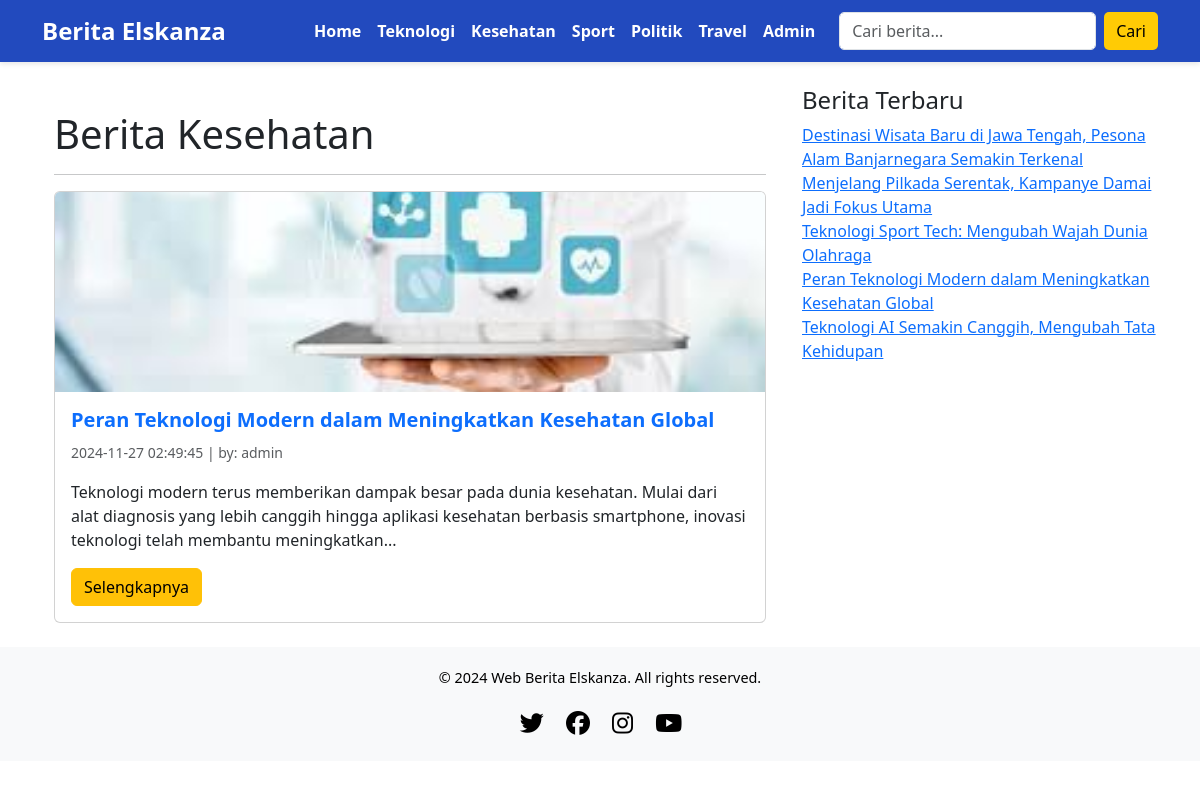
/?module=kesehatan, run on the app's committed database.
### tables this page shows
CREATE TABLE `berita` (
  `id_berita` int(11) NOT NULL,
  `id_kategori` int(11) NOT NULL,
  `id_user` int(11) NOT NULL,
  `judul` varchar(255) NOT NULL,
  `isi_berita` text NOT NULL,
  `gambar` varchar(100) NOT NULL,
  `tgl_posting` timestamp NOT NULL DEFAULT current_timestamp() ON UPDATE current_timestamp()
);

CREATE TABLE `user` (
  `id` int(11) NOT NULL,
  `username` varchar(50) NOT NULL,
  `password` varchar(50) NOT NULL,
  `level` varchar(50) NOT NULL
);

### index.php (the view, shortened to what this page needs)
<!DOCTYPE html>
<html lang="id">
<head>
    <link href="https://cdn.jsdelivr.net/npm/bootstrap@5.3.3/dist/css/bootstrap.min.css" rel="stylesheet">
    <link href="https://cdnjs.cloudflare.com/ajax/libs/font-awesome/6.5.0/css/all.min.css" rel="stylesheet">
</head>
<body>
    <nav class="navbar navbar-expand-lg">
        <div class="container">
            <a class="navbar-brand" href="./">Berita Elskanza</a>
            <div class="collapse navbar-collapse" id="navbarNav">
                <ul class="navbar-nav ms-auto">
                    <li class="nav-item"><a class="nav-link" href="index.php">Home</a></li>
                    <li class="nav-item"><a class="nav-link" href="?module=teknologi">Teknologi</a></li>
                    <li class="nav-item"><a class="nav-link" href="?module=kesehatan">Kesehatan</a></li>
                    <li class="nav-item"><a class="nav-link" href="?module=sport">Sport</a></li>
                    <li class="nav-item"><a class="nav-link" href="?module=politik">Politik</a></li>
                    <li class="nav-item"><a class="nav-link" href="?module=travel">Travel</a></li>
                    <li class="nav-item"><a class="nav-link" href="admin/login.php">Admin</a></li>
                </ul>
                <form class="d-flex search-form ms-3" method="GET" action="index.php">
                    <input class="form-control" type="search" name="search" placeholder="Cari berita..." aria-label="Search">
                    <button class="btn btn-warning ms-2" type="submit">Cari</button>
                </form>
            </div>
        </div>
    </nav>
    <div class="container mt-4">
        <div class="row">
            <div class="col-md-8">
                <?php
                require "koneksi.php";
                if (isset($_GET['search'])) {
                    $search = $_GET['search'];
                    $result = mysqli_query($koneksi, "SELECT * FROM berita WHERE judul LIKE '%$search%'");
                    if (mysqli_num_rows($result) > 0) {
                        while ($row = mysqli_fetch_array($result)) {
                            echo "
                            <div class='card mb-3'>
                                <div class='card-body'>
                                    <h5 class='card-title'>{$row['judul']}</h5>
                                    <p class='card-text'>".substr($row['isi_berita'], 0, 200)."...</p>
                                    <a href='?module=detailberita&id={$row['id_berita']}' class='btn btn-warning text-dark'>Baca selengkapnya</a>
                                </div>
                            </div>";
                        }
                    } else {
                        echo "<p>Berita tidak ditemukan.</p>";
                    }
                } else {
                    include 'main.php';
                }
                ?>
            </div>
            <aside class="col-md-4 sidebar">
                <div class="widget">
                    <h4>Berita Terbaru</h4>
                    <ul class="list-unstyled">
                        <?php
                        $sebelum = mysqli_query($koneksi, "SELECT * FROM berita ORDER BY id_berita DESC LIMIT 5");
                        while ($s = mysqli_fetch_array($sebelum)) {
                            echo "<li><a href='?module=detailberita&id=$s[id_berita]'>$s[judul]</a></li>";
                        }
                        ?>
                    </ul>
                </div>
            </aside>
        </div>
    </div>
    <footer class="text-center">
    <div class="container">
        <p>&copy; <script>document.write(new Date().getFullYear());</script> Web Berita Elskanza. All rights reserved.</p>
        <div class="social-icons mt-3">
            <a href="#" class="me-2"><i class="fa-brands fa-twitter"></i></a>
            <a href="#" class="me-2"><i class="fa-brands fa-facebook"></i></a>
            <a href="#" class="me-2"><i class="fa-brands fa-instagram"></i></a>
            <a href="#" class="me-2"><i class="fa-brands fa-youtube"></i></a>
        </div>
    </div>
</footer>
</body>
</html>

### main.php (shortened to what this page needs)
<!DOCTYPE html>
<html lang="id">
<head>
    <link rel="stylesheet" href="https://cdn.jsdelivr.net/npm/bootstrap@5.3.2/dist/css/bootstrap.min.css">
</head>
<body>
    <div class="container mt-4">
        <div class="blog-post">
            <?php
            include "admin/koneksi.php";
            function tampilkanBerita($koneksi, $id_kategori, $kategori_nama) {
                $query = mysqli_query($koneksi, "SELECT * FROM berita WHERE id_kategori='$id_kategori' ORDER BY id_berita DESC");
                echo "<h1>Berita $kategori_nama</h1><hr>";
                if (mysqli_num_rows($query) > 0) {
                    while ($t = mysqli_fetch_array($query)) {
                        $u = mysqli_query($koneksi, "SELECT * FROM user WHERE id='$t[id_user]'");
                        $nu = mysqli_fetch_array($u);
                        ?>
                        <div class="card mb-4">
                            <?php if ($t['gambar'] != '') { ?>
                                <img src="admin/foto_berita/<?php echo $t['gambar']; ?>" class="card-img-top" alt="Gambar Berita" style="object-fit: cover; height: 200px;">
                            <?php } ?>
                            <div class="card-body">
                                <a href="?module=detailberita&id=<?php echo $t['id_berita']; ?>" class="text-decoration-none">
                                    <h2 class="card-title"><?php echo $t['judul']; ?></h2>
                                </a>
                                <p class="card-text">
                                    <small class="text-muted"><?php echo $t['tgl_posting']; ?> | by: <?php echo $nu['username']; ?></small>
                                </p>
                                <p class="card-text">
                                    <?php
                                    $isi_berita = htmlentities(strip_tags($t['isi_berita']));
                                    $isi = substr($isi_berita, 0, 210);
                                    $isi = substr($isi, 0, strrpos($isi, " "));
                                    echo $isi . '...';
                                    ?>
                                </p>
                                <a href="?module=detailberita&id=<?php echo $t['id_berita']; ?>" class="btn btn-warning">Selengkapnya</a>
                            </div>
                        </div>
                        <?php
                    }
                } else {
                    echo "<p>Tidak ada berita dalam kategori $kategori_nama.</p>";
                }
            }
            if ($_GET['module'] == '') {
                $terkini = mysqli_query($koneksi, "SELECT * FROM berita ORDER BY id_berita DESC");
                echo "<h1>Berita Terkini</h1><hr>";
                while ($t = mysqli_fetch_array($terkini)) {
                    $u = mysqli_query($koneksi, "SELECT * FROM user WHERE id='$t[id_user]'");
                    $nu = mysqli_fetch_array($u);
                    ?>
                    <div class="card mb-4">
                        <?php if ($t['gambar'] != '') { ?>
                            <img src="admin/foto_berita/<?php echo $t['gambar']; ?>" class="card-img-top" alt="Gambar Berita" style="object-fit: cover; height: 200px;">
                        <?php } ?>
                        <div class="card-body">
                            <a href="?module=detailberita&id=<?php echo $t['id_berita']; ?>" class="text-decoration-none">
                                <h2 class="card-title"><?php echo $t['judul']; ?></h2>
                            </a>
                            <p class="card-text">
                                <small class="text-muted"><?php echo $t['tgl_posting']; ?> | by: <?php echo $nu['username']; ?></small>
                            </p>
                            <p class="card-text">
                                <?php
                                $isi_berita = htmlentities(strip_tags($t['isi_berita']));
                                $isi = substr($isi_berita, 0, 210);
                                $isi = substr($isi, 0, strrpos($isi, " "));
                                echo $isi . '...';
                                ?>
                            </p>
                            <a href="?module=detailberita&id=<?php echo $t['id_berita']; ?>" class="btn btn-warning">Selengkapnya</a>
                        </div>
                    </div>
                    <?php
                }
            }
            elseif ($_GET['module'] == 'teknologi') {
                tampilkanBerita($koneksi, 1, 'Teknologi');
            } elseif ($_GET['module'] == 'kesehatan') {
                tampilkanBerita($koneksi, 2, 'Kesehatan');
            } elseif ($_GET['module'] == 'sport') {
                tampilkanBerita($koneksi, 6, 'Olahraga');
            } elseif ($_GET['module'] == 'politik') {
                tampilkanBerita($koneksi, 7, 'Politik');
            } elseif ($_GET['module'] == 'travel') {
                tampilkanBerita($koneksi, 8, 'Travel');
            } else {
                echo "<p>Halaman tidak ditemukan.</p>";
            }
            ?>
        </div>
    </div>
</body>
</html>

### index.php (style rules this page uses)
body { font-family: 'Poppins', sans-serif; }
.navbar { background-color: #224abe; padding: 10px 0; position: sticky; top: 0; z-index: 1030; box-shadow: 0 2px 5px rgba(0, 0, 0, 0.1); }
.navbar-brand { color: white; font-size: 1.5rem; font-weight: 600; }
.navbar-nav .nav-link { color: white; font-weight: 600; transition: color 0.3s ease; }
.search-form input { border-radius: 5px; }
.search-form button { background-color: #ffcb05; border: none; border-radius: 5px; }
.card-title { font-size: 1.25rem; font-weight: 600; }
footer { background-color: #f8f9fa; padding: 20px 0; }
footer p { margin: 0; font-size: 0.9rem; color: black; }
.social-icons a { color: black; margin: 0 10px; font-size: 1.5rem; transition: color 0.3s ease; }
.sidebar { padding-left: 15px; }

### main.php (style rules this page uses)
.navbar-brand { font-size: 1.5rem; font-weight: bold; color: white !important; transition: transform 0.5s ease-in-out, color 0.3s ease-in-out; }

### data on the page
berita: gambar (picture), judul "Peran Teknologi Modern dalam Meningkatkan Kesehatan Global", tgl_posting "2024-11-27 02:49:45", id_user.username "admin", isi_berita "Teknologi modern terus memberikan dampak besar pada dunia kesehatan. Mulai dari alat diagnosis yang lebih canggih hingga aplikasi kesehatan berbasis smartphone, inovasi teknologi telah membantu meningkatkan"
berita: judul "Destinasi Wisata Baru di Jawa Tengah, Pesona Alam Banjarnegara Semakin Terkenal"
berita: judul "Menjelang Pilkada Serentak, Kampanye Damai Jadi Fokus Utama"
berita: judul "Teknologi Sport Tech: Mengubah Wajah Dunia Olahraga"
berita: judul "Teknologi AI Semakin Canggih, Mengubah Tata Kehidupan"

### other printed values
$kategori_nama "Kesehatan"
